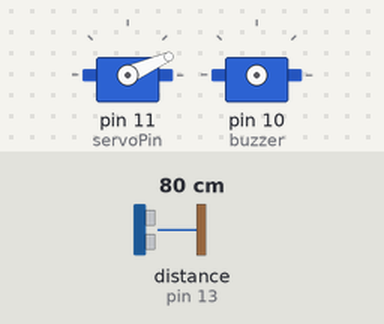
This sketch was run on a simulated Arduino Uno, built with avr-gcc and run on an emulated ATmega328P. Shown: 2 × servo. Wiring (inferred from the names in the program): servo: signal pin 10. Inputs (shaded band) come from the test bench; at power-on: distance to the obstacle (sensor on pin 13) 80 cm. The echo pulse lasts 58.3 µs per cm; servo pulses on a pin are drawn as a servo (544–2400 µs = 0–180°); what the sketch prints to the serial monitor is not drawn.

Above: at 1.22 s.
1.3 s: distance to the obstacle (sensor on pin 13) set to 2 cm
At 1.79 s:
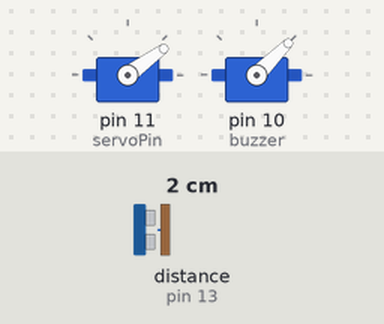
4.3 s: distance to the obstacle (sensor on pin 13) set to 18 cm
At 4.47 s:
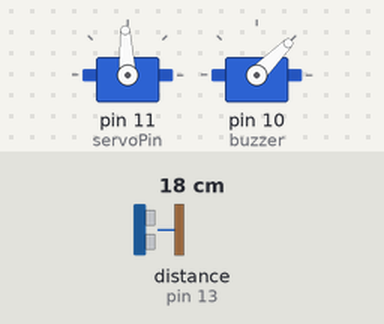
7.3 s: distance to the obstacle (sensor on pin 13) set to 23 cm
At 8.67 s:
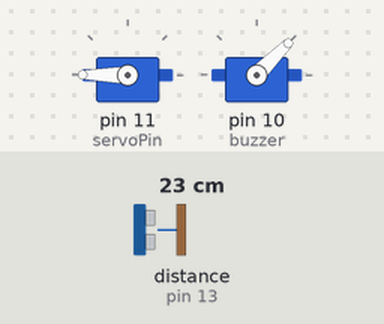
Timing chart, 0 to 16.3 s (numbered marks = the images above; inputs shaded):
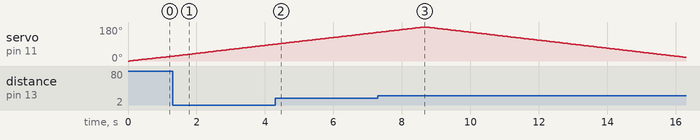

The sketch:

radar.ino
```cpp
#include <Servo.h>
#include "SR04.h"
Servo myservo;
#define TRIG_PIN 13
#define ECHO_PIN 12
SR04 sr04 = SR04(ECHO_PIN, TRIG_PIN);
int distanceLimit = 20;
long distance;
int buzzer = 10;
int sound_duration = 50;
const int servoPin = 11;

int printDistance(int i, int distance) {
  Serial.print(i);
  Serial.print(",");
  Serial.print(distance);
  Serial.print(".");
}

void setup() {
  // put your setup code here, to run once:
  myservo.attach(servoPin);
  myservo.write(0);// move servos to center position -> 90°
  Serial.begin(9600);
  pinMode(buzzer, OUTPUT);
}

void loop() {
 for(int i = 0; i <= 180; i++) {
   myservo.write(i);
   distance=sr04.Distance();
   printDistance(i, distance);
   if(distance <= distanceLimit) {
    digitalWrite(buzzer, HIGH);
    delay(1);
    digitalWrite(buzzer, LOW);
   }
   delay(20);
 }
 for(int i = 180; i >= 0; i--) {
   myservo.write(i);
   distance=sr04.Distance();
   printDistance(i, distance);
   if(distance <= distanceLimit) {
    digitalWrite(buzzer, HIGH);
    delay(1);
    digitalWrite(buzzer, LOW);
   }
   delay(20);
 }
}
```

Measured:
- the behaviour switches between 20 and 21 cm on distance to the obstacle (sensor on pin 13) (found by bisection; images 2 and 3)
- by itself, servo on pin 11 (servoPin): rises from 151° to 180° in 1.3 s, then falls to 19° in 7.7 s
